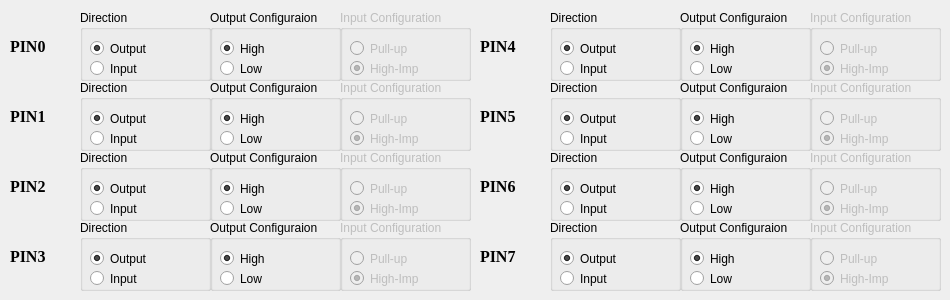
   <widget class="QWidget" name="tab_5">
    <attribute name="title">
     <string>PORTD</string>
    </attribute>
    <widget class="QGroupBox" name="DDRD4">
     <property name="geometry">
      <rect>
       <x>550</x>
       <y>10</y>
       <width>131</width>
       <height>71</height>
      </rect>
     </property>
     <property name="title">
      <string>Direction</string>
     </property>
     <property name="flat">
      <bool>false</bool>
     </property>
     <property name="checkable">
      <bool>false</bool>
     </property>
     <widget class="QRadioButton" name="DDRD4_output">
      <property name="geometry">
       <rect>
        <x>10</x>
        <y>30</y>
        <width>82</width>
        <height>17</height>
       </rect>
      </property>
      <property name="text">
       <string>Output</string>
      </property>
      <property name="checked">
       <bool>true</bool>
      </property>
     </widget>
     <widget class="QRadioButton" name="DDRD4_input">
      <property name="geometry">
       <rect>
        <x>10</x>
        <y>50</y>
        <width>82</width>
        <height>17</height>
       </rect>
      </property>
      <property name="text">
       <string>Input</string>
      </property>
     </widget>
    </widget>
    <widget class="QGroupBox" name="PORTD6">
     <property name="enabled">
      <bool>true</bool>
     </property>
     <property name="geometry">
      <rect>
       <x>680</x>
       <y>150</y>
       <width>131</width>
       <height>71</height>
      </rect>
     </property>
     <property name="title">
      <string>Output Configuraion</string>
     </property>
     <widget class="QRadioButton" name="PORTD6_high">
      <property name="geometry">
       <rect>
        <x>10</x>
        <y>30</y>
        <width>82</width>
        <height>17</height>
       </rect>
      </property>
      <property name="text">
       <string>High</string>
      </property>
      <property name="checked">
       <bool>true</bool>
      </property>
     </widget>
     <widget class="QRadioButton" name="PORTD6_low">
      <property name="geometry">
       <rect>
        <x>10</x>
        <y>50</y>
        <width>82</width>
        <height>17</height>
       </rect>
      </property>
      <property name="text">
       <string>Low</string>
      </property>
     </widget>
    </widget>
    <widget class="QGroupBox" name="PIND4">
     <property name="enabled">
      <bool>false</bool>
     </property>
     <property name="geometry">
      <rect>
       <x>810</x>
       <y>10</y>
       <width>131</width>
       <height>71</height>
      </rect>
     </property>
     <property name="title">
      <string>Input Configuration</string>
     </property>
     <widget class="QRadioButton" name="PIND4_pullup">
      <property name="geometry">
       <rect>
        <x>10</x>
        <y>30</y>
        <width>82</width>
        <height>17</height>
       </rect>
      </property>
      <property name="text">
       <string>Pull-up</string>
      </property>
     </widget>
     <widget class="QRadioButton" name="PIND4_highimp">
      <property name="geometry">
       <rect>
        <x>10</x>
        <y>50</y>
        <width>82</width>
        <height>17</height>
       </rect>
      </property>
      <property name="text">
       <string>High-Imp</string>
      </property>
      <property name="checked">
       <bool>true</bool>
      </property>
     </widget>
    </widget>
    <widget class="QGroupBox" name="PIND6">
     <property name="enabled">
      <bool>false</bool>
     </property>
     <property name="geometry">
      <rect>
       <x>810</x>
       <y>150</y>
       <width>131</width>
       <height>71</height>
      </rect>
     </property>
     <property name="title">
      <string>Input Configuration</string>
     </property>
     <widget class="QRadioButton" name="PIND6_pullup">
      <property name="geometry">
       <rect>
        <x>10</x>
        <y>30</y>
        <width>82</width>
        <height>17</height>
       </rect>
      </property>
      <property name="text">
       <string>Pull-up</string>
      </property>
     </widget>
     <widget class="QRadioButton" name="PIND6_highimp">
      <property name="geometry">
       <rect>
        <x>10</x>
        <y>50</y>
        <width>82</width>
        <height>17</height>
       </rect>
      </property>
      <property name="text">
       <string>High-Imp</string>
      </property>
      <property name="checked">
       <bool>true</bool>
      </property>
     </widget>
    </widget>
    <widget class="QGroupBox" name="PIND0">
     <property name="enabled">
      <bool>false</bool>
     </property>
     <property name="geometry">
      <rect>
       <x>340</x>
       <y>10</y>
       <width>131</width>
       <height>71</height>
      </rect>
     </property>
     <property name="title">
      <string>Input Configuration</string>
     </property>
     <widget class="QRadioButton" name="PIND0_pullup">
      <property name="geometry">
       <rect>
        <x>10</x>
        <y>30</y>
        <width>82</width>
        <height>17</height>
       </rect>
      </property>
      <property name="text">
       <string>Pull-up</string>
      </property>
     </widget>
     <widget class="QRadioButton" name="PIND0_highimp">
      <property name="geometry">
       <rect>
        <x>10</x>
        <y>50</y>
        <width>82</width>
        <height>17</height>
       </rect>
      </property>
      <property name="text">
       <string>High-Imp</string>
      </property>
      <property name="checked">
       <bool>true</bool>
      </property>
     </widget>
    </widget>
    <widget class="QGroupBox" name="DDRD5">
     <property name="geometry">
      <rect>
       <x>550</x>
       <y>80</y>
       <width>131</width>
       <height>71</height>
      </rect>
     </property>
     <property name="title">
      <string>Direction</string>
     </property>
     <property name="flat">
      <bool>false</bool>
     </property>
     <property name="checkable">
      <bool>false</bool>
     </property>
     <widget class="QRadioButton" name="DDRD5_output">
      <property name="geometry">
       <rect>
        <x>10</x>
        <y>30</y>
        <width>82</width>
        <height>17</height>
       </rect>
      </property>
      <property name="text">
       <string>Output</string>
      </property>
      <property name="checked">
       <bool>true</bool>
      </property>
     </widget>
     <widget class="QRadioButton" name="DDRD5_input">
      <property name="geometry">
       <rect>
        <x>10</x>
        <y>50</y>
        <width>82</width>
        <height>17</height>
       </rect>
      </property>
      <property name="text">
       <string>Input</string>
      </property>
     </widget>
    </widget>
    <widget class="QGroupBox" name="DDRD7">
     <property name="geometry">
      <rect>
       <x>550</x>
       <y>220</y>
       <width>131</width>
       <height>71</height>
      </rect>
     </property>
     <property name="title">
      <string>Direction</string>
     </property>
     <property name="flat">
      <bool>false</bool>
     </property>
     <property name="checkable">
      <bool>false</bool>
     </property>
     <widget class="QRadioButton" name="DDRD7_output">
      <property name="geometry">
       <rect>
        <x>10</x>
        <y>30</y>
        <width>82</width>
        <height>17</height>
       </rect>
      </property>
      <property name="text">
       <string>Output</string>
      </property>
      <property name="checked">
       <bool>true</bool>
      </property>
     </widget>
     <widget class="QRadioButton" name="DDRD7_input">
      <property name="geometry">
       <rect>
        <x>10</x>
        <y>50</y>
        <width>82</width>
        <height>17</height>
       </rect>
      </property>
      <property name="text">
       <string>Input</string>
      </property>
     </widget>
    </widget>
    <widget class="QGroupBox" name="PIND5">
     <property name="enabled">
      <bool>false</bool>
     </property>
     <property name="geometry">
      <rect>
       <x>810</x>
       <y>80</y>
       <width>131</width>
       <height>71</height>
      </rect>
     </property>
     <property name="title">
      <string>Input Configuration</string>
     </property>
     <widget class="QRadioButton" name="PIND5_pullup">
      <property name="geometry">
       <rect>
        <x>10</x>
        <y>30</y>
        <width>82</width>
        <height>17</height>
       </rect>
      </property>
      <property name="text">
       <string>Pull-up</string>
      </property>
     </widget>
     <widget class="QRadioButton" name="PIND5_highimp">
      <property name="geometry">
       <rect>
        <x>10</x>
        <y>50</y>
        <width>82</width>
        <height>17</height>
       </rect>
      </property>
      <property name="text">
       <string>High-Imp</string>
      </property>
      <property name="checked">
       <bool>true</bool>
      </property>
     </widget>
    </widget>
    <widget class="QGroupBox" name="PORTD7">
     <property name="enabled">
      <bool>true</bool>
     </property>
     <property name="geometry">
      <rect>
       <x>680</x>
       <y>220</y>
       <width>131</width>
       <height>71</height>
      </rect>
     </property>
     <property name="title">
      <string>Output Configuraion</string>
     </property>
     <widget class="QRadioButton" name="PORTD7_high">
      <property name="geometry">
       <rect>
        <x>10</x>
        <y>30</y>
        <width>82</width>
        <height>17</height>
       </rect>
      </property>
      <property name="text">
       <string>High</string>
      </property>
      <property name="checked">
       <bool>true</bool>
      </property>
     </widget>
     <widget class="QRadioButton" name="PORTD7_low">
      <property name="geometry">
       <rect>
        <x>10</x>
        <y>50</y>
        <width>82</width>
        <height>17</height>
       </rect>
      </property>
      <property name="text">
       <string>Low</string>
      </property>
     </widget>
    </widget>
    <widget class="QGroupBox" name="PIND1">
     <property name="enabled">
      <bool>false</bool>
     </property>
     <property name="geometry">
      <rect>
       <x>340</x>
       <y>80</y>
       <width>131</width>
       <height>71</height>
      </rect>
     </property>
     <property name="title">
      <string>Input Configuration</string>
     </property>
     <widget class="QRadioButton" name="PIND1_pullup">
      <property name="geometry">
       <rect>
        <x>10</x>
        <y>30</y>
        <width>82</width>
        <height>17</height>
       </rect>
      </property>
      <property name="text">
       <string>Pull-up</string>
      </property>
     </widget>
     <widget class="QRadioButton" name="PIND1_highimp">
      <property name="geometry">
       <rect>
        <x>10</x>
        <y>50</y>
        <width>82</width>
        <height>17</height>
       </rect>
      </property>
      <property name="text">
       <string>High-Imp</string>
      </property>
      <property name="checked">
       <bool>true</bool>
      </property>
     </widget>
    </widget>
    <widget class="QGroupBox" name="DDRD3">
     <property name="geometry">
      <rect>
       <x>80</x>
       <y>220</y>
       <width>131</width>
       <height>71</height>
      </rect>
     </property>
     <property name="title">
      <string>Direction</string>
     </property>
     <property name="flat">
      <bool>false</bool>
     </property>
     <property name="checkable">
      <bool>false</bool>
     </property>
     <widget class="QRadioButton" name="DDRD3_output">
      <property name="geometry">
       <rect>
        <x>10</x>
        <y>30</y>
        <width>82</width>
        <height>17</height>
       </rect>
      </property>
      <property name="text">
       <string>Output</string>
      </property>
      <property name="checked">
       <bool>true</bool>
      </property>
     </widget>
     <widget class="QRadioButton" name="DDRD3_input">
      <property name="geometry">
       <rect>
        <x>10</x>
        <y>50</y>
        <width>82</width>
        <height>17</height>
       </rect>
      </property>
      <property name="text">
       <string>Input</string>
      </property>
     </widget>
    </widget>
    <widget class="QLabel" name="label_33">
     <property name="geometry">
      <rect>
       <x>480</x>
       <y>180</y>
       <width>47</width>
       <height>13</height>
      </rect>
     </property>
     <property name="font">
      <font>
       <family>Times New Roman</family>
       <pointsize>12</pointsize>
       <weight>75</weight>
       <bold>true</bold>
      </font>
     </property>
     <property name="frameShape">
      <enum>QFrame::NoFrame</enum>
     </property>
     <property name="text">
      <string>PIN6</string>
     </property>
     <property name="textFormat">
      <enum>Qt::AutoText</enum>
     </property>
    </widget>
    <widget class="QGroupBox" name="PIND7">
     <property name="enabled">
      <bool>false</bool>
     </property>
     <property name="geometry">
      <rect>
       <x>810</x>
       <y>220</y>
       <width>131</width>
       <height>71</height>
      </rect>
     </property>
     <property name="title">
      <string>Input Configuration</string>
     </property>
     <widget class="QRadioButton" name="PIND7_pullup">
      <property name="geometry">
       <rect>
        <x>10</x>
        <y>30</y>
        <width>82</width>
        <height>17</height>
       </rect>
      </property>
      <property name="text">
       <string>Pull-up</string>
      </property>
     </widget>
     <widget class="QRadioButton" name="PIND7_highimp">
      <property name="geometry">
       <rect>
        <x>10</x>
        <y>50</y>
        <width>82</width>
        <height>17</height>
       </rect>
      </property>
      <property name="text">
       <string>High-Imp</string>
      </property>
      <property name="checked">
       <bool>true</bool>
      </property>
     </widget>
    </widget>
    <widget class="QGroupBox" name="PIND3">
     <property name="enabled">
      <bool>false</bool>
     </property>
     <property name="geometry">
      <rect>
       <x>340</x>
       <y>220</y>
       <width>131</width>
       <height>71</height>
      </rect>
     </property>
     <property name="title">
      <string>Input Configuration</string>
     </property>
     <widget class="QRadioButton" name="PIND3_pullup">
      <property name="geometry">
       <rect>
        <x>10</x>
        <y>30</y>
        <width>82</width>
        <height>17</height>
       </rect>
      </property>
      <property name="text">
       <string>Pull-up</string>
      </property>
     </widget>
     <widget class="QRadioButton" name="PIND3_highimp">
      <property name="geometry">
       <rect>
        <x>10</x>
        <y>50</y>
        <width>82</width>
        <height>17</height>
       </rect>
      </property>
      <property name="text">
       <string>High-Imp</string>
      </property>
      <property name="checked">
       <bool>true</bool>
      </property>
     </widget>
    </widget>
    <widget class="QLabel" name="label_34">
     <property name="geometry">
      <rect>
       <x>480</x>
       <y>110</y>
       <width>47</width>
       <height>13</height>
      </rect>
     </property>
     <property name="font">
      <font>
       <family>Times New Roman</family>
       <pointsize>12</pointsize>
       <weight>75</weight>
       <bold>true</bold>
      </font>
     </property>
     <property name="frameShape">
      <enum>QFrame::NoFrame</enum>
     </property>
     <property name="text">
      <string>PIN5</string>
     </property>
     <property name="textFormat">
      <enum>Qt::AutoText</enum>
     </property>
    </widget>
    <widget class="QLabel" name="label_35">
     <property name="geometry">
      <rect>
       <x>10</x>
       <y>250</y>
       <width>47</width>
       <height>13</height>
      </rect>
     </property>
     <property name="font">
      <font>
       <family>Times New Roman</family>
       <pointsize>12</pointsize>
       <weight>75</weight>
       <bold>true</bold>
      </font>
     </property>
     <property name="frameShape">
      <enum>QFrame::NoFrame</enum>
     </property>
     <property name="text">
      <string>PIN3</string>
     </property>
     <property name="textFormat">
      <enum>Qt::AutoText</enum>
     </property>
    </widget>
    <widget class="QGroupBox" name="DDRD0">
     <property name="geometry">
      <rect>
       <x>80</x>
       <y>10</y>
       <width>131</width>
       <height>71</height>
      </rect>
     </property>
     <property name="title">
      <string>Direction</string>
     </property>
     <property name="flat">
      <bool>false</bool>
     </property>
     <property name="checkable">
      <bool>false</bool>
     </property>
     <widget class="QRadioButton" name="DDRD0_output">
      <property name="geometry">
       <rect>
        <x>10</x>
        <y>30</y>
        <width>82</width>
        <height>17</height>
       </rect>
      </property>
      <property name="text">
       <string>Output</string>
      </property>
      <property name="checked">
       <bool>true</bool>
      </property>
     </widget>
     <widget class="QRadioButton" name="DDRD0_input">
      <property name="geometry">
       <rect>
        <x>10</x>
        <y>50</y>
        <width>82</width>
        <height>17</height>
       </rect>
      </property>
      <property name="text">
       <string>Input</string>
      </property>
     </widget>
    </widget>
    <widget class="QLabel" name="label_36">
     <property name="geometry">
      <rect>
       <x>10</x>
       <y>110</y>
       <width>47</width>
       <height>13</height>
      </rect>
     </property>
     <property name="font">
      <font>
       <family>Times New Roman</family>
       <pointsize>12</pointsize>
       <weight>75</weight>
       <bold>true</bold>
      </font>
     </property>
     <property name="frameShape">
      <enum>QFrame::NoFrame</enum>
     </property>
     <property name="text">
      <string>PIN1</string>
     </property>
     <property name="textFormat">
      <enum>Qt::AutoText</enum>
     </property>
    </widget>
    <widget class="QGroupBox" name="PORTD0">
     <property name="enabled">
      <bool>true</bool>
     </property>
     <property name="geometry">
      <rect>
       <x>210</x>
       <y>10</y>
       <width>131</width>
       <height>71</height>
      </rect>
     </property>
     <property name="title">
      <string>Output Configuraion</string>
     </property>
     <widget class="QRadioButton" name="PORTD0_high">
      <property name="geometry">
       <rect>
        <x>10</x>
        <y>30</y>
        <width>82</width>
        <height>17</height>
       </rect>
      </property>
      <property name="text">
       <string>High</string>
      </property>
      <property name="checked">
       <bool>true</bool>
      </property>
     </widget>
     <widget class="QRadioButton" name="PORTD0_low">
      <property name="geometry">
       <rect>
        <x>10</x>
        <y>50</y>
        <width>82</width>
        <height>17</height>
       </rect>
      </property>
      <property name="text">
       <string>Low</string>
      </property>
     </widget>
    </widget>
    <widget class="QGroupBox" name="DDRD6">
     <property name="geometry">
      <rect>
       <x>550</x>
       <y>150</y>
       <width>131</width>
       <height>71</height>
      </rect>
     </property>
     <property name="title">
      <string>Direction</string>
     </property>
     <property name="flat">
      <bool>false</bool>
     </property>
     <property name="checkable">
      <bool>false</bool>
     </property>
     <widget class="QRadioButton" name="DDRD6_output">
      <property name="geometry">
       <rect>
        <x>10</x>
        <y>30</y>
        <width>82</width>
        <height>17</height>
       </rect>
      </property>
      <property name="text">
       <string>Output</string>
      </property>
      <property name="checked">
       <bool>true</bool>
      </property>
     </widget>
     <widget class="QRadioButton" name="DDRD6_input">
      <property name="geometry">
       <rect>
        <x>10</x>
        <y>50</y>
        <width>82</width>
        <height>17</height>
       </rect>
      </property>
      <property name="text">
       <string>Input</string>
      </property>
     </widget>
    </widget>
    <widget class="QLabel" name="label_37">
     <property name="geometry">
      <rect>
       <x>10</x>
       <y>180</y>
       <width>47</width>
       <height>13</height>
      </rect>
     </property>
     <property name="font">
      <font>
       <family>Times New Roman</family>
       <pointsize>12</pointsize>
       <weight>75</weight>
       <bold>true</bold>
      </font>
     </property>
     <property name="frameShape">
      <enum>QFrame::NoFrame</enum>
     </property>
     <property name="text">
      <string>PIN2</string>
     </property>
     <property name="textFormat">
      <enum>Qt::AutoText</enum>
     </property>
    </widget>
    <widget class="QGroupBox" name="DDRD1">
     <property name="geometry">
      <rect>
       <x>80</x>
       <y>80</y>
       <width>131</width>
       <height>71</height>
      </rect>
     </property>
     <property name="title">
      <string>Direction</string>
     </property>
     <property name="flat">
      <bool>false</bool>
     </property>
     <property name="checkable">
      <bool>false</bool>
     </property>
     <widget class="QRadioButton" name="DDRD1_output">
      <property name="geometry">
       <rect>
        <x>10</x>
        <y>30</y>
        <width>82</width>
        <height>17</height>
       </rect>
      </property>
      <property name="text">
       <string>Output</string>
      </property>
      <property name="checked">
       <bool>true</bool>
      </property>
     </widget>
     <widget class="QRadioButton" name="DDRD1_input">
      <property name="geometry">
       <rect>
        <x>10</x>
        <y>50</y>
        <width>82</width>
        <height>17</height>
       </rect>
      </property>
      <property name="text">
       <string>Input</string>
      </property>
     </widget>
    </widget>
    <widget class="QGroupBox" name="PORTD1">
     <property name="enabled">
      <bool>true</bool>
     </property>
     <property name="geometry">
      <rect>
       <x>210</x>
       <y>80</y>
       <width>131</width>
       <height>71</height>
      </rect>
     </property>
     <property name="title">
      <string>Output Configuraion</string>
     </property>
     <widget class="QRadioButton" name="PORTD1_high">
      <property name="geometry">
       <rect>
        <x>10</x>
        <y>30</y>
        <width>82</width>
        <height>17</height>
       </rect>
      </property>
      <property name="text">
       <string>High</string>
      </property>
      <property name="checked">
       <bool>true</bool>
      </property>
     </widget>
     <widget class="QRadioButton" name="PORTD1_low">
      <property name="geometry">
       <rect>
        <x>10</x>
        <y>50</y>
        <width>82</width>
        <height>17</height>
       </rect>
      </property>
      <property name="text">
       <string>Low</string>
      </property>
     </widget>
    </widget>
    <widget class="QGroupBox" name="PORTD3">
     <property name="enabled">
      <bool>true</bool>
     </property>
     <property name="geometry">
      <rect>
       <x>210</x>
       <y>220</y>
       <width>131</width>
       <height>71</height>
      </rect>
     </property>
     <property name="title">
      <string>Output Configuraion</string>
     </property>
     <widget class="QRadioButton" name="PORTD3_high">
      <property name="geometry">
       <rect>
        <x>10</x>
        <y>30</y>
        <width>82</width>
        <height>17</height>
       </rect>
      </property>
      <property name="text">
       <string>High</string>
      </property>
      <property name="checked">
       <bool>true</bool>
      </property>
     </widget>
     <widget class="QRadioButton" name="PORTD3_low">
      <property name="geometry">
       <rect>
        <x>10</x>
        <y>50</y>
        <width>82</width>
        <height>17</height>
       </rect>
      </property>
      <property name="text">
       <string>Low</string>
      </property>
     </widget>
    </widget>
    <widget class="QGroupBox" name="DDRD2">
     <property name="geometry">
      <rect>
       <x>80</x>
       <y>150</y>
       <width>131</width>
       <height>71</height>
      </rect>
     </property>
     <property name="title">
      <string>Direction</string>
     </property>
     <property name="flat">
      <bool>false</bool>
     </property>
     <property name="checkable">
      <bool>false</bool>
     </property>
     <widget class="QRadioButton" name="DDRD2_output">
      <property name="geometry">
       <rect>
        <x>10</x>
        <y>30</y>
        <width>82</width>
        <height>17</height>
       </rect>
      </property>
      <property name="text">
       <string>Output</string>
      </property>
      <property name="checked">
       <bool>true</bool>
      </property>
     </widget>
     <widget class="QRadioButton" name="DDRD2_input">
      <property name="geometry">
       <rect>
        <x>10</x>
        <y>50</y>
        <width>82</width>
        <height>17</height>
       </rect>
      </property>
      <property name="text">
       <string>Input</string>
      </property>
     </widget>
    </widget>
    <widget class="QLabel" name="label_38">
     <property name="geometry">
      <rect>
       <x>480</x>
       <y>40</y>
       <width>47</width>
       <height>13</height>
      </rect>
     </property>
     <property name="font">
      <font>
       <family>Times New Roman</family>
       <pointsize>12</pointsize>
       <weight>75</weight>
       <bold>true</bold>
      </font>
     </property>
     <property name="frameShape">
      <enum>QFrame::NoFrame</enum>
     </property>
     <property name="text">
      <string>PIN4</string>
     </property>
     <property name="textFormat">
      <enum>Qt::AutoText</enum>
     </property>
    </widget>
    <widget class="QLabel" name="label_39">
     <property name="geometry">
      <rect>
       <x>10</x>
       <y>40</y>
       <width>47</width>
       <height>13</height>
      </rect>
     </property>
     <property name="font">
      <font>
       <family>Times New Roman</family>
       <pointsize>12</pointsize>
       <weight>75</weight>
       <bold>true</bold>
      </font>
     </property>
     <property name="frameShape">
      <enum>QFrame::NoFrame</enum>
     </property>
     <property name="text">
      <string>PIN0</string>
     </property>
     <property name="textFormat">
      <enum>Qt::AutoText</enum>
     </property>
    </widget>
    <widget class="QGroupBox" name="PORTD5">
     <property name="enabled">
      <bool>true</bool>
     </property>
     <property name="geometry">
      <rect>
       <x>680</x>
       <y>80</y>
       <width>131</width>
       <height>71</height>
      </rect>
     </property>
     <property name="title">
      <string>Output Configuraion</string>
     </property>
     <widget class="QRadioButton" name="PORTD5_high">
      <property name="geometry">
       <rect>
        <x>10</x>
        <y>30</y>
        <width>82</width>
        <height>17</height>
       </rect>
      </property>
      <property name="text">
       <string>High</string>
      </property>
      <property name="checked">
       <bool>true</bool>
      </property>
     </widget>
     <widget class="QRadioButton" name="PORTD5_low">
      <property name="geometry">
       <rect>
        <x>10</x>
        <y>50</y>
        <width>82</width>
        <height>17</height>
       </rect>
      </property>
      <property name="text">
       <string>Low</string>
      </property>
     </widget>
    </widget>
    <widget class="QGroupBox" name="PIND2">
     <property name="enabled">
      <bool>false</bool>
     </property>
     <property name="geometry">
      <rect>
       <x>340</x>
       <y>150</y>
       <width>131</width>
       <height>71</height>
      </rect>
     </property>
     <property name="title">
      <string>Input Configuration</string>
     </property>
     <widget class="QRadioButton" name="PIND2_pullup">
      <property name="geometry">
       <rect>
        <x>10</x>
        <y>30</y>
        <width>82</width>
        <height>17</height>
       </rect>
      </property>
      <property name="text">
       <string>Pull-up</string>
      </property>
     </widget>
     <widget class="QRadioButton" name="PIND2_highimp">
      <property name="geometry">
       <rect>
        <x>10</x>
        <y>50</y>
        <width>82</width>
        <height>17</height>
       </rect>
      </property>
      <property name="text">
       <string>High-Imp</string>
      </property>
      <property name="checked">
       <bool>true</bool>
      </property>
     </widget>
    </widget>
    <widget class="QLabel" name="label_40">
     <property name="geometry">
      <rect>
       <x>480</x>
       <y>250</y>
       <width>47</width>
       <height>13</height>
      </rect>
     </property>
     <property name="font">
      <font>
       <family>Times New Roman</family>
       <pointsize>12</pointsize>
       <weight>75</weight>
       <bold>true</bold>
      </font>
     </property>
     <property name="frameShape">
      <enum>QFrame::NoFrame</enum>
     </property>
     <property name="text">
      <string>PIN7</string>
     </property>
     <property name="textFormat">
      <enum>Qt::AutoText</enum>
     </property>
    </widget>
    <widget class="QGroupBox" name="PORTD4">
     <property name="enabled">
      <bool>true</bool>
     </property>
     <property name="geometry">
      <rect>
       <x>680</x>
       <y>10</y>
       <width>131</width>
       <height>71</height>
      </rect>
     </property>
     <property name="title">
      <string>Output Configuraion</string>
     </property>
     <widget class="QRadioButton" name="PORTD4_high">
      <property name="geometry">
       <rect>
        <x>10</x>
        <y>30</y>
        <width>82</width>
        <height>17</height>
       </rect>
      </property>
      <property name="text">
       <string>High</string>
      </property>
      <property name="checked">
       <bool>true</bool>
      </property>
     </widget>
     <widget class="QRadioButton" name="PORTD4_low">
      <property name="geometry">
       <rect>
        <x>10</x>
        <y>50</y>
        <width>82</width>
        <height>17</height>
       </rect>
      </property>
      <property name="text">
       <string>Low</string>
      </property>
     </widget>
    </widget>
    <widget class="QGroupBox" name="PORTD2">
     <property name="enabled">
      <bool>true</bool>
     </property>
     <property name="geometry">
      <rect>
       <x>210</x>
       <y>150</y>
       <width>131</width>
       <height>71</height>
      </rect>
     </property>
     <property name="title">
      <string>Output Configuraion</string>
     </property>
     <widget class="QRadioButton" name="PORTD2_high">
      <property name="geometry">
       <rect>
        <x>10</x>
        <y>30</y>
        <width>82</width>
        <height>17</height>
       </rect>
      </property>
      <property name="text">
       <string>High</string>
      </property>
      <property name="checked">
       <bool>true</bool>
      </property>
     </widget>
     <widget class="QRadioButton" name="PORTD2_low">
      <property name="geometry">
       <rect>
        <x>10</x>
        <y>50</y>
        <width>82</width>
        <height>17</height>
       </rect>
      </property>
      <property name="text">
       <string>Low</string>
      </property>
     </widget>
    </widget>
   </widget>
